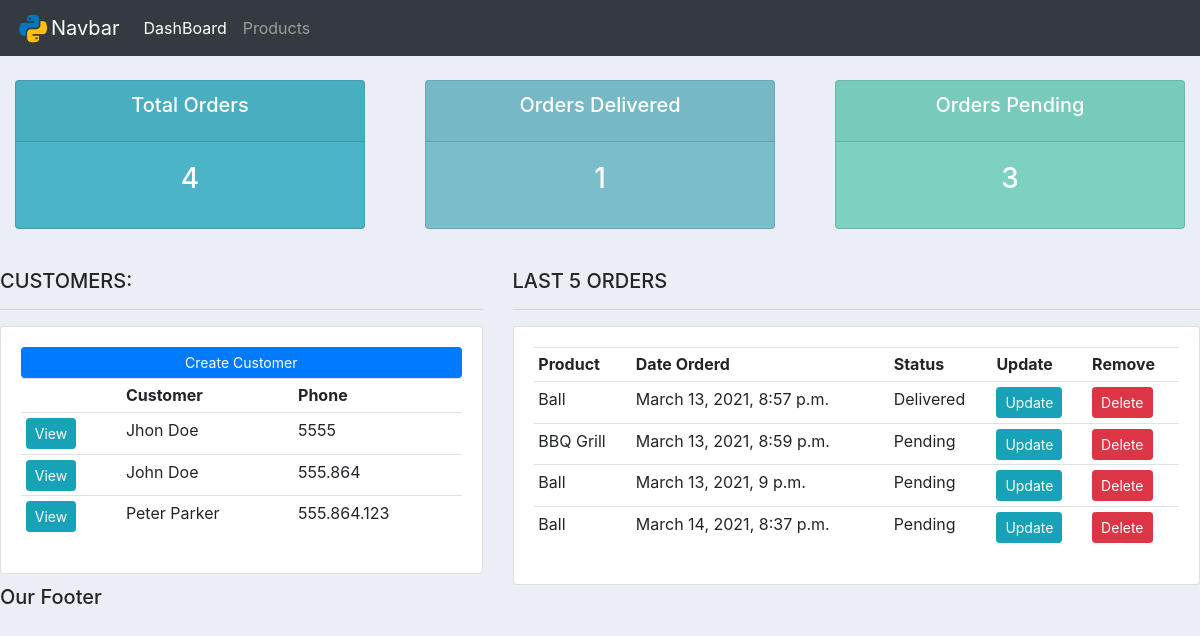
Before: / with the older database file.
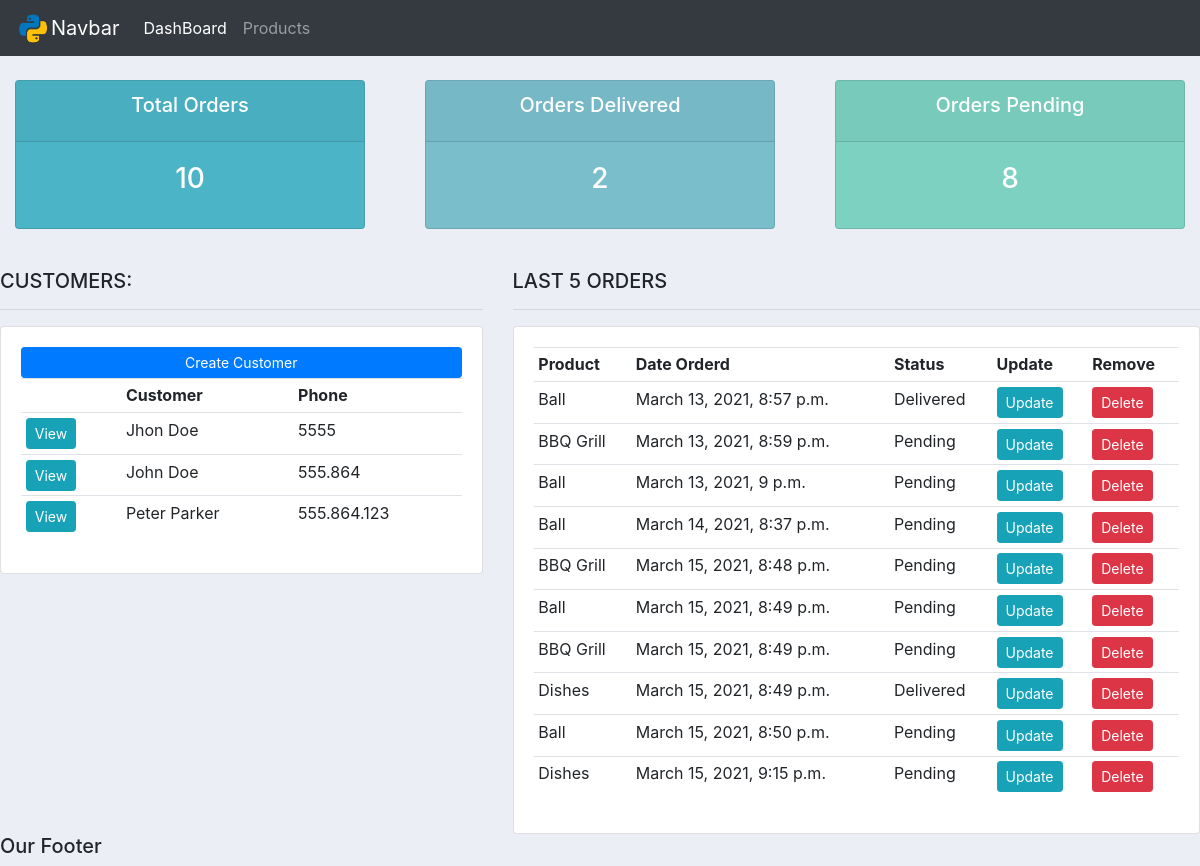
After: the same page with the newer database file.
### accounts/models.py (models this page shows, shortened)
class Customer(models.Model):
    name =  models.CharField(max_length=200, null=True)
    phone = models.CharField(max_length=200, null= True)
    email = models.CharField(max_length=200,null= True)
    date_created = models.DateTimeField(auto_now_add=True)

class Order(models.Model):
    STATUS =(
        ('Pending','Pending'),
        ('Out for Delivery','Out for Delivery'),
        ('Delivered','Delivered'),
    )
    customer = models.ForeignKey(Customer, null=True, on_delete = models.SET_NULL)
    product = models.ForeignKey(Product, null=True, on_delete = models.SET_NULL)
    date_created = models.DateTimeField(auto_now_add=True, null=True)
    status = models.CharField(max_length=200,null= True, choices=STATUS)
    note = models.CharField(max_length=1000,null= True)

class Product(models.Model):
    CATEGORY =(('Indoor','Indoor'),('Out Door','Out Door'))
    name =  models.CharField(max_length=200, null=True)
    price = models.FloatField(null= True)
    category = models.CharField(max_length=200,null= True, choices=CATEGORY)
    description = models.CharField(max_length=200,null= True,blank=True)
    date_created = models.DateTimeField(auto_now_add=True)
    tags = models.ManyToManyField(Tag)
    def __str__(self):
        return self.name

### accounts/views.py (the view)
# urls.py: path('', views.home,name='home'),
def home(request):
    orders = Order.objects.all()
    customers = Customer.objects.all()
    total_customers = customers.count()
    total_orders = orders.count()
    delivered = orders.filter(status = 'Delivered').count()
    pending = orders.filter(status = 'Pending').count()
    context = {'orders':orders, 'customers':customers,
    'total_orders': total_orders, 'delivered' : delivered,
    'pending':pending }
    return render(request, 'accounts/dashboard.html', context)

### accounts/templates/accounts/dashboard.html
{% extends 'accounts/main.html' %}
{% block content %}
{% include 'accounts/status.html' %}
<br>
<div class="row">
	<div class="col-md-5">
		<h5>CUSTOMERS:</h5>
		<hr>
		<div class="card card-body">
			<a class="btn btn-primary  btn-sm btn-block" href="">Create Customer</a>
			<table class="table table-sm">
				<tr>
					<th></th>
					<th>Customer</th>
					<th>Phone</th>
				</tr>
					{% for customer in customers %}
					 <tr>
					    <td> <a class="btn btn-sm btn-info" href="{% url 'customer' customer.id  %}">View</a></td>
						<td>{{ customer.name }}</td>
						<td>{{ customer.phone }}</td>
					 </tr>
			    	{% endfor %}
			</table>
		</div>
	</div>
	<div class="col-md-7">
		<h5>LAST 5 ORDERS</h5>
		<hr>
		<div class="card card-body">
			<table class="table table-sm">
				<tr>
					<th>Product</th>
					<th>Date Orderd</th>
					<th>Status</th>
					<th>Update</th>
					<th>Remove</th>
				</tr>
				{% for order in orders %}
					<tr>
						<td>{{ order.product }}</td>
						<td>{{ order.date_created }}</td>
						<td>{{ order.status }}</td>
						<td><a class="btn btn-sm btn-info"
							href="{% url 'update_order' order.id  %}">Update</a></td>
						<td><a class="btn btn-sm btn-danger"
							href="{% url 'delete_order' order.id  %}">Delete</a></td>
					</tr>
				{% endfor %}
			</table>
		</div>
	</div>
</div>
{% endblock  %}

### accounts/templates/accounts/main.html (shortened to what this page needs)
{% load static %}
<!DOCTYPE html>
<html lang="en">
<head>
    <link rel="stylesheet" href="https://stackpath.bootstrapcdn.com/bootstrap/4.5.2/css/bootstrap.min.css">
    <link rel="stylesheet" type="text/css" href="{% static '/css/main.css' %}">
</head>
<body>
{% include 'accounts/navbar.html' %}
{% block content %}
{% endblock %}
<h5>Our Footer</h5>
</body>
</html>

### accounts/templates/accounts/navbar.html (shortened to what this page needs)
{% load static %}
<nav class="navbar navbar-expand-lg navbar-dark bg-dark">
  <img src="{% static 'images/logo.png' %}" alt="">
    <a class="navbar-brand" href="#">Navbar</a>
    <div class="collapse navbar-collapse" id="navbarNav">
      <ul class="navbar-nav">
        <li class="nav-item active">
          <a class="nav-link" href="{% url 'home' %}">DashBoard</a>
        </li>
        <li class="nav-item">
          <a class="nav-link" href="{% url 'products' %}">Products</a>
        </li>
      </ul>
    </div>
  </nav>

### accounts/templates/accounts/status.html
<br>
<div class="row">
	<div class="col">
		<div class="col-md">
			<div class="card text-center text-white  mb-3" id="total-orders">
			  	<div class="card-header">
			  		<h5 class="card-title">Total Orders</h5>
			  	</div>
			  	<div class="card-body">
			    	<h3 class="card-title">{{ total_orders }}</h3>
			  	</div>
			</div>
		</div>
	</div>
	<div class="col">
		<div class="col-md">
			<div class="card text-center text-white  mb-3" id="orders-delivered">
			  	<div class="card-header">
			  		<h5 class="card-title">Orders Delivered</h5>
			  	</div>
			  	<div class="card-body">
			    	<h3 class="card-title">{{ delivered }}</h3>
			  	</div>
			</div>
		</div>
	</div>
	<div class="col">
		<div class="col-md">
			<div class="card text-center text-white  mb-3" id="orders-pending">
			  	<div class="card-header">
			  		<h5 class="card-title">Orders Pending</h5>
			  	</div>
			  	<div class="card-body">
			    	<h3 class="card-title">{{ pending }}</h3>
			  	</div>
			</div>
		</div>
	</div>
</div>

### static/css/main.css (style rules this page uses)
body { background-color: #ebeff5; }
#total-orders { background-color: #4cb4c7; }
#orders-delivered { background-color: #7abecc; }
#orders-pending { background-color: #7CD1C0; }

Changed rows visible on the page:
added Order: product "BBQ Grill", date_created "March 15, 2021, 8:48 p.m.", status "Pending"
added Order: product "Ball", date_created "March 15, 2021, 8:49 p.m.", status "Pending"
added Order: product "BBQ Grill", date_created "March 15, 2021, 8:49 p.m.", status "Pending"
added Order: product "Dishes", date_created "March 15, 2021, 8:49 p.m.", status "Delivered"
added Order: product "Ball", date_created "March 15, 2021, 8:50 p.m.", status "Pending"
added Order: product "Dishes", date_created "March 15, 2021, 9:15 p.m.", status "Pending"
Other visible differences:
{{ total_orders }}: "4" → "10"
{{ delivered }}: "1" → "2"
{{ pending }}: "3" → "8"
